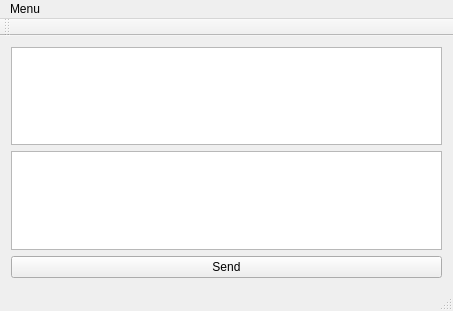
<?xml version="1.0" encoding="UTF-8"?>
<ui version="4.0">
 <class>MainWindow</class>
 <widget class="QMainWindow" name="MainWindow">
  <property name="geometry">
   <rect>
    <x>0</x>
    <y>0</y>
    <width>453</width>
    <height>311</height>
   </rect>
  </property>
  <property name="windowTitle">
   <string>ChatClient</string>
  </property>
  <widget class="QWidget" name="centralWidget">
   <layout class="QGridLayout" name="gridLayout">
    <item row="0" column="0">
     <widget class="QTextEdit" name="textBox_Out">
      <property name="readOnly">
       <bool>true</bool>
      </property>
     </widget>
    </item>
    <item row="1" column="0">
     <widget class="QTextEdit" name="textBox_input"/>
    </item>
    <item row="2" column="0">
     <widget class="QPushButton" name="button_Send">
      <property name="text">
       <string>Send</string>
      </property>
     </widget>
    </item>
   </layout>
  </widget>
  <widget class="QToolBar" name="mainToolBar">
   <attribute name="toolBarArea">
    <enum>TopToolBarArea</enum>
   </attribute>
   <attribute name="toolBarBreak">
    <bool>false</bool>
   </attribute>
  </widget>
  <widget class="QStatusBar" name="statusBar"/>
  <widget class="QMenuBar" name="menuBar">
   <property name="geometry">
    <rect>
     <x>0</x>
     <y>0</y>
     <width>453</width>
     <height>22</height>
    </rect>
   </property>
   <widget class="QMenu" name="menuExit">
    <property name="title">
     <string>Menu</string>
    </property>
    <addaction name="actionReconnect"/>
    <addaction name="actionShutdown"/>
    <addaction name="actionExit"/>
   </widget>
   <addaction name="menuExit"/>
  </widget>
  <action name="actionReconnect">
   <property name="text">
    <string>Reconnect</string>
   </property>
  </action>
  <action name="actionShutdown">
   <property name="text">
    <string>ShutdownDLL</string>
   </property>
  </action>
  <action name="actionExit">
   <property name="text">
    <string>Exit</string>
   </property>
  </action>
 </widget>
 <layoutdefault spacing="6" margin="11"/>
 <resources/>
 <connections/>
</ui>
